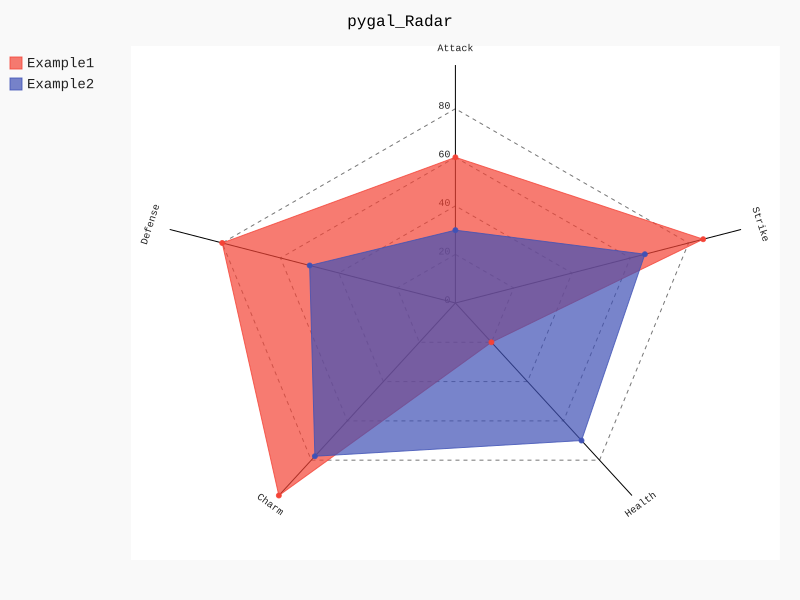

This figure's Python source:
#!/usr/bin/env python3
# -*- coding:utf-8 -*-
# 官网：http://www.pygal.org/en/stable/documentation/types/radar.html

import pygal

# 参数：True为填充
pygal_Radar = pygal.Radar(fill=True)

pygal_Radar.title = 'pygal_Radar'

pygal_Radar.x_labels = ['Attack', 'Defense', 'Charm', 'Health', 'Strike']
pygal_Radar.add('Example1', [60, 80, 98, 20, 85])
pygal_Radar.add('Example2', [30, 50, 78, 70, 65])

pygal_Radar.render_to_file('pygal_Radar.svg')
